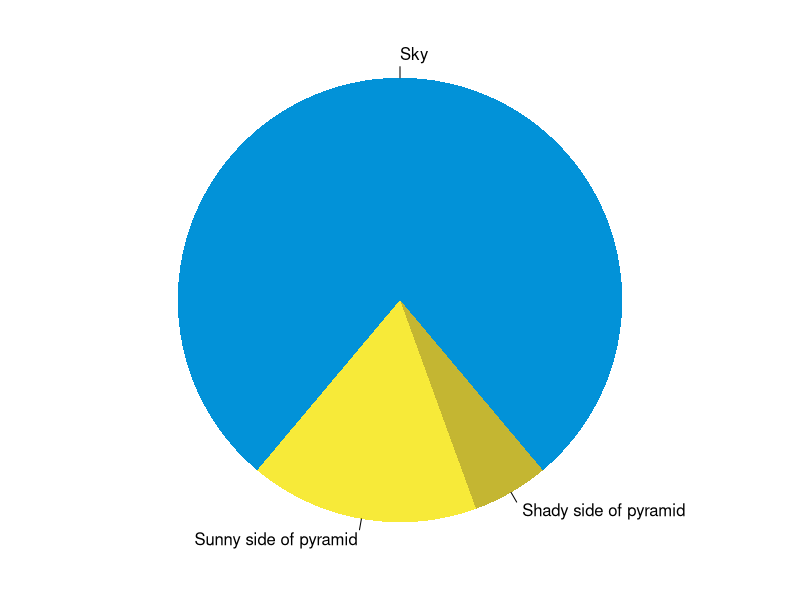
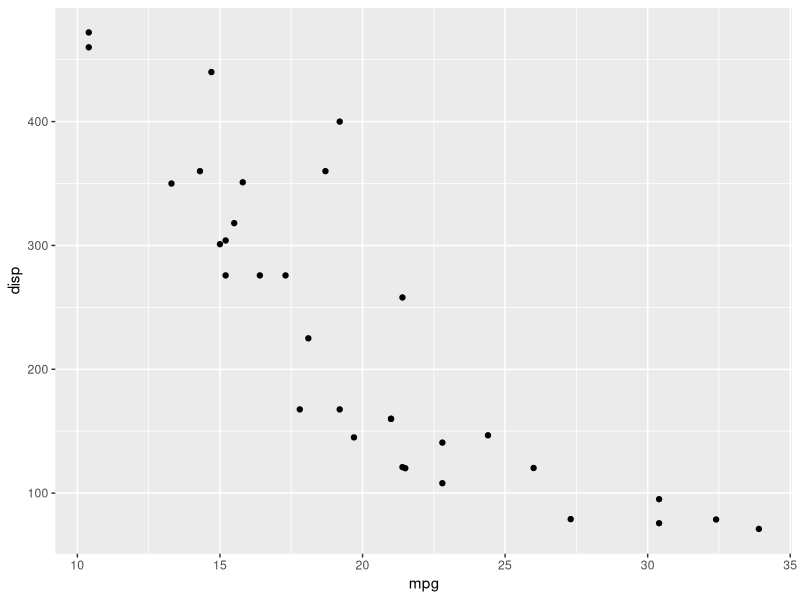

Here is the R script that generated these plots, in order:
## ---- chunk 1
knitr::opts_chunk$set(collapse = TRUE)
## ---- chunk 2
summary(cars)
fit <- lm(dist ~ speed, data = cars)
fit
## ---- chunk 3
par(mar = c(0, 1, 0, 1))
pie(
  c(280, 60, 20),
  c('Sky', 'Sunny side of pyramid', 'Shady side of pyramid'),
  col = c('#0292D8', '#F7EA39', '#C4B632'),
  init.angle = -50, border = NA
)
## ---- chunk 4
library(ggplot2)
ggplot(mtcars, aes(mpg, disp)) + geom_point()
